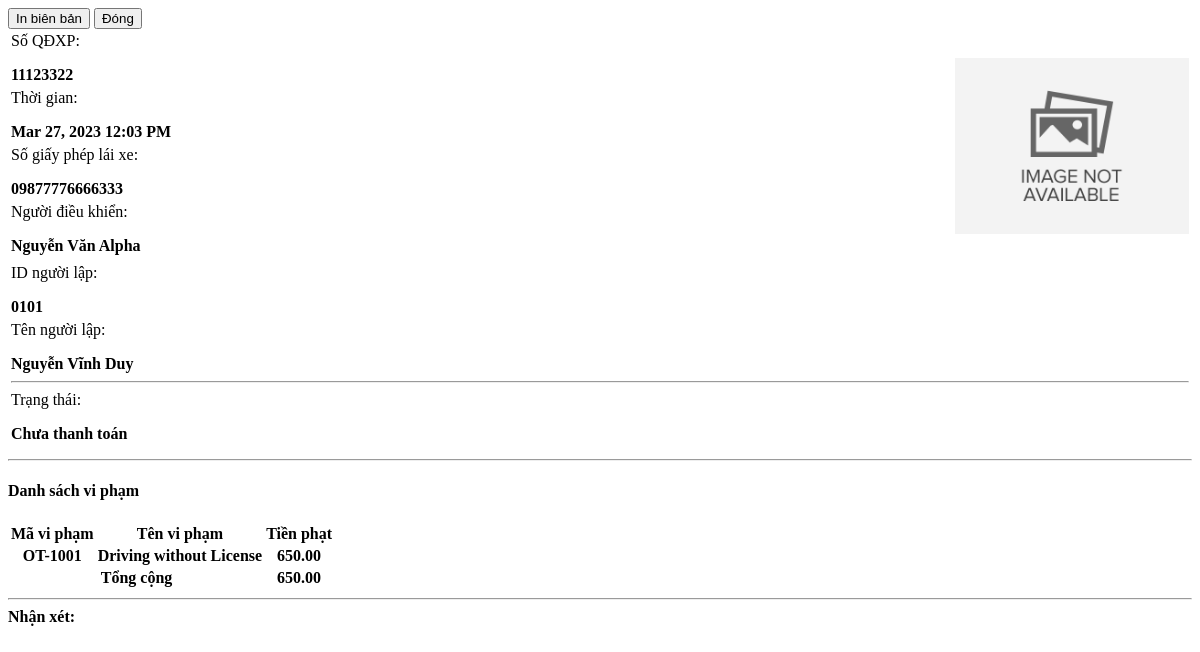
The page /admin/violations/view_details.php?id=4 on the database its author committed.
### tables this page shows
CREATE TABLE `violation_items` (
  `driver_violation_id` int(30) NOT NULL,
  `violation_id` int(30) DEFAULT NULL,
  `fine` float NOT NULL,
  `status` tinyint(1) NOT NULL DEFAULT 0 COMMENT '0=pending, 1=paid',
  `date_created` datetime NOT NULL DEFAULT current_timestamp()
);

CREATE TABLE `violations` (
  `id` int(30) NOT NULL,
  `code` varchar(50) NOT NULL,
  `name` text NOT NULL,
  `description` text NOT NULL,
  `fine` float NOT NULL,
  `status` tinyint(4) NOT NULL DEFAULT 1 COMMENT '0=Inactive, 1=Active',
  `date_created` datetime NOT NULL DEFAULT current_timestamp(),
  `date_updated` datetime DEFAULT NULL ON UPDATE current_timestamp()
);

### classes/DBConnection.php (called while the page is built, shortened)
<?php
class DBConnection{
    private $host = DB_SERVER;
    private $username = DB_USERNAME;
    private $password = DB_PASSWORD;
    private $database = DB_NAME;
    public $conn;
    public function __construct(){
        if (!isset($this->conn)) {
            $this->conn = new mysqli($this->host, $this->username, $this->password, $this->database);
        }
    }
}
?>

### classes/SystemSettings.php (called while the page is built, shortened)
<?php
class SystemSettings extends DBConnection{
	function info($field=''){
		if(!empty($field)){
			if(isset($_SESSION['system_info'][$field]))
				return $_SESSION['system_info'][$field];
			else
				return false;
		}else{
			return false;
		}
	}
}
$_settings = new SystemSettings();
?>

### config.php (called while the page is built, shortened)
<?php
require_once('classes/DBConnection.php');
require_once('classes/SystemSettings.php');
function validate_image($file){
	if(!empty($file)){
		if(is_file(base_app.$file)){
			return base_url.$file;
		}else{
			return base_url.'dist/img/no-image-available.png';
		}
	}else{
		return base_url.'dist/img/no-image-available.png';
	}
}
?>

### admin/violations/view_details.php (the view, shortened to what this page needs)
<?php
require_once('../../config.php');
if(isset($_GET['id']) && $_GET['id'] > 0){
    $qry2 = $conn->query("SELECT i.*,o.code,o.name from `violation_items` i inner join `violations` o on i.violation_id = o.id where i.driver_violation_id = '{$_GET['id']}' ");
    $violation_arr = array();
	if($qry2->num_rows > 0){
        while($row = $qry2->fetch_assoc()){
            $violation_arr[]=$row;
        }
    }
}
?>
<div class="container-fluid">
    <div class="w-100 d-flex justify-content-end mb-2">
        <button class="btn btn-flat btn-sm btn-default bg-lightblue" type="button" id="print"><i class="fa fa-print"></i> In biên bản</button>
        <button class="btn btn-flat btn-sm btn-default bg-black" data-dismiss="modal"><i class="fa fa-times"></i> Đóng</button>
    </div>
    <div class="border border-dark px-2 py-2" id="print_out">
        <table class="table boder-0">
            <tr class='boder-0'>
                <td width="80%" class='boder-0 align-bottom'>
                    <div class="row">
                        <div class="col-12">
                            <div class="row justify-content-between  w-max-100">
                                <div class="col-6 d-flex w-max-100">
                                    <label class="float-left w-auto whitespace-nowrap">Số QĐXP: </label>
                                    <p class="col-md-auto border-bottom px-2 border-dark w-100"><b><?php echo $ticket_no ?></b></p>
                                </div>
                                <div class="col-6 d-flex w-max-100">
                                    <label class="float-left w-auto whitespace-nowrap">Thời gian: </label>
                                    <p class="col-md-auto border-bottom px-2 border-dark w-100"><b><?php echo date("M d, Y h:i A",strtotime($date_created)) ?></b></p>
                                </div>
                            </div>
                            <div class="d-flex w-max-100">
                                <label class="float-left w-auto whitespace-nowrap">Số giấy phép lái xe:</label>
                                <p class="col-md-auto border-bottom border-dark w-100"><b><?php echo $license_id_no ?></b></p>
                            </div>
                            <div class="d-flex w-max-100">
                                <label class="float-left w-auto whitespace-nowrap">Người điều khiển:</label>
                                <p class="col-md-auto border-bottom border-dark w-100"><b><?php echo $driver ?></b></p>
                            </div>
                        </div>
                    </div>
                </td>
                <td width="20%" class="border-3 border-dark">
                    <div class="w-100 d-flex align-items-center justify-content-center">
                        <img src="<?php echo validate_image($_settings->info('logo')) ?>" alt="<?php $_settings->info('short_name') ?>" class="img-thumnail" id="cimg">
                    </div>
                </td>
            </tr>
            <tr>
                <td colspan='2'>
                    <div class="d-flex w-max-100">
                        <label class="float-left w-auto whitespace-nowrap">ID người lập:</label>
                        <p class="col-md-auto border-bottom border-dark w-100"><b><?php echo $officer_id ?></b></p>
                    </div>
                    <div class="d-flex w-max-100">
                        <label class="float-left w-auto whitespace-nowrap">Tên người lập:</label>
                        <p class="col-md-auto border-bottom border-dark w-100"><b><?php echo $officer_name ?></b></p>
                    </div>
                    <hr>
                    <div class="d-flex w-max-100">
                        <label class="float-left w-auto whitespace-nowrap">Trạng thái:</label>
                        <p class=" border-bottom border-dark px-4"><b><?php echo ($status == 1) ? "Đã thanh toán" : "Chưa thanh toán" ?></b></p>
                    </div>
                </td>
            </tr>
        </table>
        <hr class='bg-dark border-dark'>
        <h4 class="text-center"><b>Danh sách vi phạm</b></h4>
        <table class='table table-stripped px-4'>
            <thead>
                <tr>
                    <th>Mã vi phạm</th>
                    <th>Tên vi phạm</th>
                    <th class="text-right">Tiền phạt</th>
                </tr>
            </thead>
            <tbody>
                <?php
                foreach($violation_arr as $row):
                ?>
                <tr>
                    <th><?php echo $row['code'] ?></th>
                    <th><?php echo $row['name'] ?></th>
                    <th class='text-right'><?php echo number_format($row['fine'],2) ?></th>
                </tr>
                <?php endforeach; ?>
            </tbody>
            <tfoot>
                <tr>
                    <th class='text-center' colspan="2">Tổng cộng</th>
                    <th class="text-right"><?php echo number_format($total_amount,2) ?></th>
                </tr>
            </tfoot>
        </table>
        <hr class="bg-dark border-dark">
        <b>Nhận xét:</b>
    </div>
</div>

### admin/violations/view_details.php (style rules this page uses)
img#cimg { height: 100%; width: 100%; object-fit: scale-down; object-position: center center; }
p,label { margin-bottom:5px; }

### rows shown on the page
violation_items: violation.code "OT-1001", violation.name "Driving without License", fine "650.00"

### other values the page prints
$ticket_no "11123322"
date("M d, Y h:i A",strtotime($date_created)) "Mar 27, 2023 12:03 PM"
$license_id_no "09877776666333"
$driver "Nguyễn Văn Alpha"
$officer_id "0101"
$officer_name "Nguyễn Vĩnh Duy"
$total_amount "650.00"
